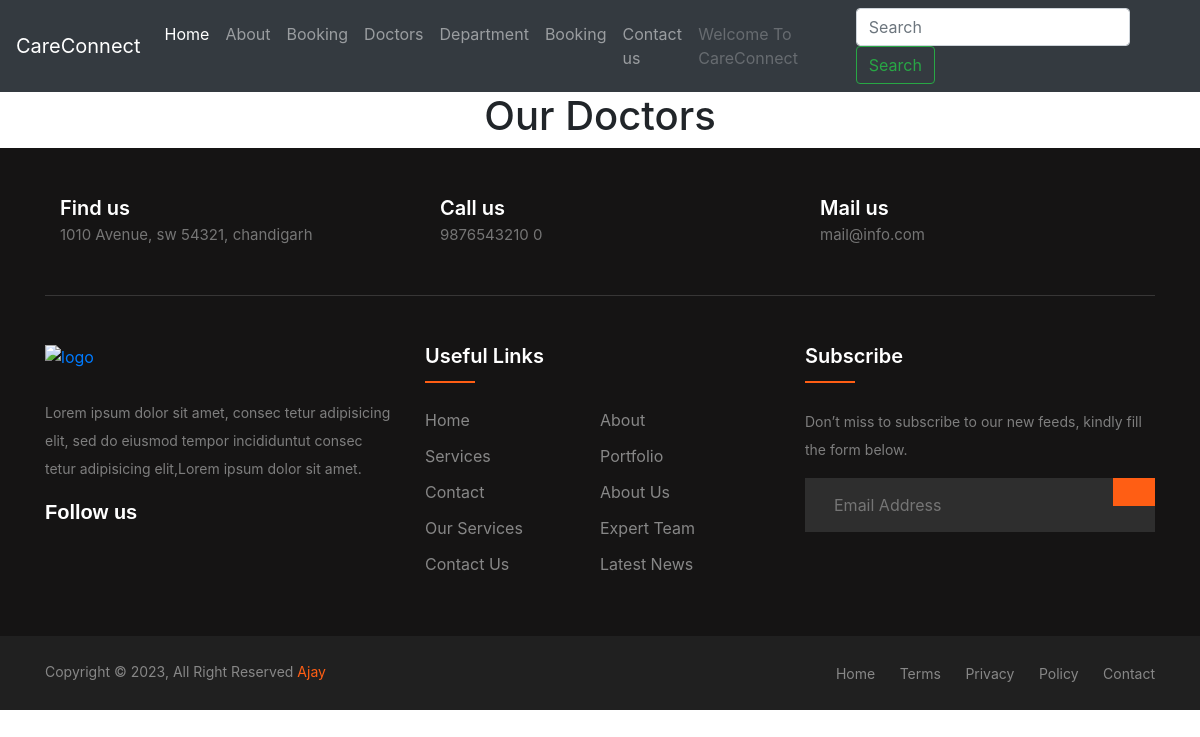
Page /doctors on the earlier database version.
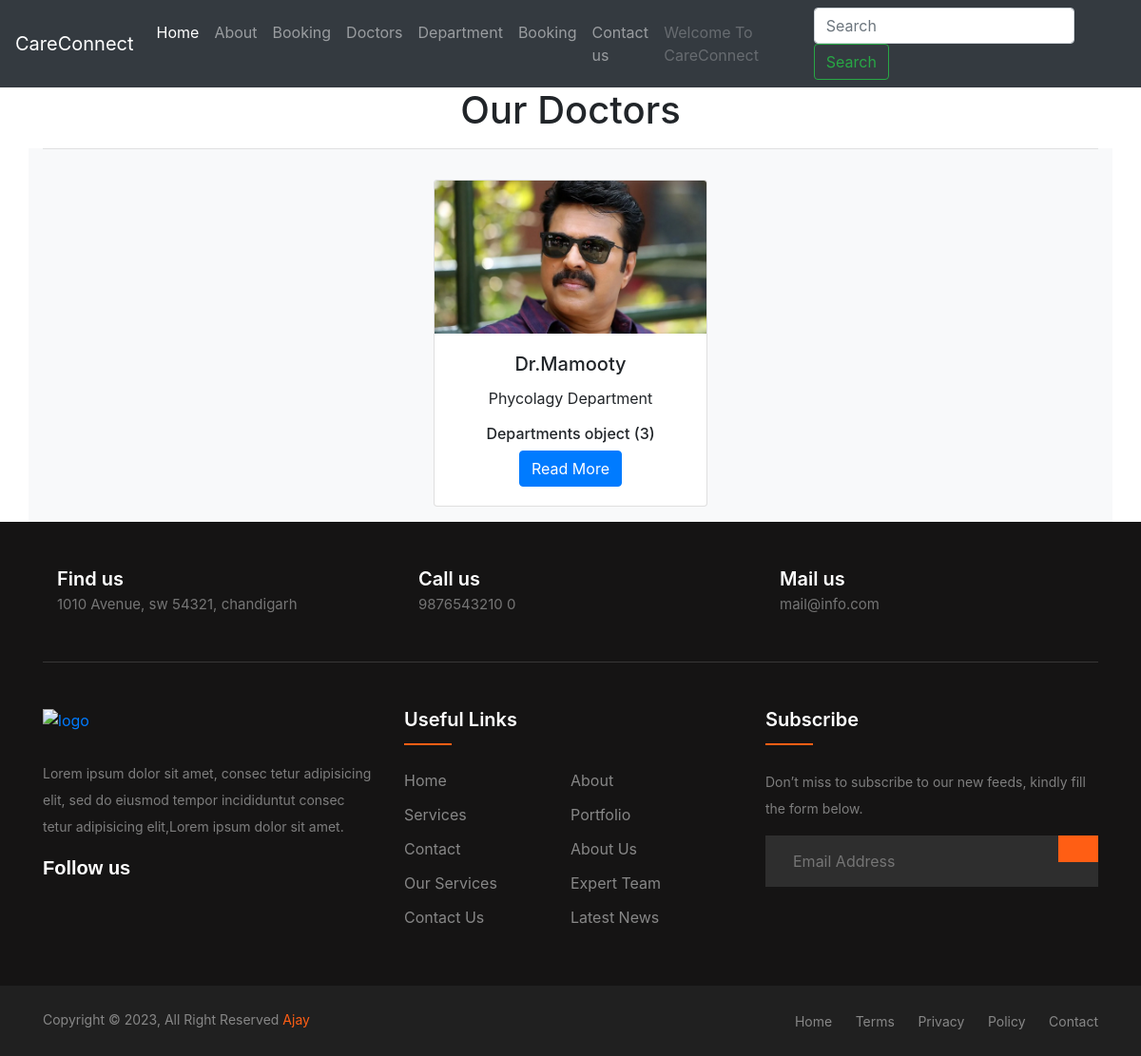
Same page on the later database version.
### home/models.py (models this page shows, shortened)
class Doctors(models.Model):
    doc_name=models.CharField(max_length=100)
    doc_spec=models.CharField(max_length=255)
    dep_name=models.ForeignKey(Departments,on_delete=models.CASCADE)
    doc_image=models.ImageField(upload_to='doctors')

class Departments(models.Model):
    dep_name=models.CharField(max_length=100)
    dep_description=models.TextField()

### home/views.py (the view)
# urls.py: path('doctors',views.doctors,name='doctors'),
def doctors(request):
    dict_docs={
        'doctors':Doctors.objects.all()
    }
    return render(request,'doctors.html',dict_docs)

### templates/doctors.html (shortened to what this page needs)
{% extends 'base.html' %}
{%block content%}
<h1 class="text-center">Our Doctors</h1>
<div class="container text-center bg-light">
    {% for d in doctors %}
    <hr>
    <div class="card text-center mx-3 my-3" style="width: 18rem; display:inline-block">
        <img class="card-img-top" src="{{d.doc_image.url}}" alt="Card image cap">
        <div class="card-body">
          <h5 class="card-title">Dr.{{d.doc_name}}</h5>
          <p class="card-text">{{d.doc_spec}} Department</p>
          <h6>{{d.dep_name}}</h6>
          <a href="#" class="btn btn-primary">Read More</a>
        </div>
      </div>
    {% endfor %}
</div>
{%endblock%}

### templates/base.html (shortened to what this page needs)
{%  load static %}
<!DOCTYPE html>
<html lang="en">
  <head>
    <link rel="stylesheet" href="https://cdn.jsdelivr.net/npm/bootstrap@4.3.1/dist/css/bootstrap.min.css" />
    <link rel="stylesheet" href=" {% static '/css/style.css' %}"">
  </head>
  <body>
    <nav class="navbar navbar-expand-lg navbar-dark bg-dark">
      <a class="navbar-brand" href="{% url 'home' %}">CareConnect</a>
      <div class="collapse navbar-collapse" id="navbarSupportedContent">
        <ul class="navbar-nav mr-auto">
          <li class="nav-item active">
            <a class="nav-link" href="{% url 'home' %}">Home <span class="sr-only">(current)</span></a>
          </li>
          <li class="nav-item">
            <a class="nav-link" href="{% url 'about' %}">About</a>
          </li>
          <li class="nav-item">
            <a class="nav-link" href="{% url 'booking' %}">Booking</a>
          </li>
          <li class="nav-item">
            <a class="nav-link" href="{% url 'doctors' %}">Doctors</a>
          </li>
          <li class="nav-item">
            <a class="nav-link" href="{% url 'department'%}">Department</a>
          </li>
          <li class="nav-item">
            <a class="nav-link" href="{% url 'booking' %}">Booking</a>
          </li>
          <li class="nav-item">
            <a class="nav-link" href="{% url 'contact' %}">Contact us</a>
          </li>
          <li class="nav-item">
            <a class="nav-link disabled" href="#" tabindex="-1" aria-disabled="true">Welcome To CareConnect</a>
          </li>
        </ul>
        <form class="form-inline my-2 my-lg-0">
          <input class="form-control mr-sm-2" type="search" placeholder="Search" aria-label="Search" />
          <button class="btn btn-outline-success my-2 my-sm-0" type="submit">Search</button>
        </form>
      </div>
    </nav>
    {% block content %}
    {% endblock %}
    <footer class="footer-section">
        <div class="container">
            <div class="footer-cta pt-5 pb-5">
                <div class="row">
                    <div class="col-xl-4 col-md-4 mb-30">
                        <div class="single-cta">
                            <div class="cta-text">
                                <h4>Find us</h4>
                                <span>1010 Avenue, sw 54321, chandigarh</span>
                            </div>
                        </div>
                    </div>
                    <div class="col-xl-4 col-md-4 mb-30">
                        <div class="single-cta">
                            <div class="cta-text">
                                <h4>Call us</h4>
                                <span>9876543210 0</span>
                            </div>
                        </div>
                    </div>
                    <div class="col-xl-4 col-md-4 mb-30">
                        <div class="single-cta">
                            <div class="cta-text">
                                <h4>Mail us</h4>
                                <span>mail@info.com</span>
                            </div>
                        </div>
                    </div>
                </div>
            </div>
            <div class="footer-content pt-5 pb-5">
                <div class="row">
                    <div class="col-xl-4 col-lg-4 mb-50">
                        <div class="footer-widget">
                            <div class="footer-logo">
                                <a href=""><img src="https://th.bing.com/th/id/OIP.BJqJrJDzRXweiEaubhg15gAAAA?pid=ImgDet&rs=1" class="img-fluid" alt="logo"></a>
                            </div>
                            <div class="footer-text">
                                <p>Lorem ipsum dolor sit amet, consec tetur adipisicing elit, sed do eiusmod tempor incididuntut consec tetur adipisicing
                                elit,Lorem ipsum dolor sit amet.</p>
                            </div>
                            <div class="footer-social-icon">
                                <span>Follow us</span>
                            </div>
                        </div>
                    </div>
                    <div class="col-xl-4 col-lg-4 col-md-6 mb-30">
                        <div class="footer-widget">
                            <div class="footer-widget-heading">
                                <h3>Useful Links</h3>
                            </div>
                            <ul>
                                <li><a href="#">Home</a></li>
                                <li><a href="#">about</a></li>
                                <li><a href="#">services</a></li>
                                <li><a href="#">portfolio</a></li>
                                <li><a href="#">Contact</a></li>
                                <li><a href="#">About us</a></li>
                                <li><a href="#">Our Services</a></li>
                                <li><a href="#">Expert Team</a></li>
                                <li><a href="#">Contact us</a></li>
                                <li><a href="#">Latest News</a></li>
                            </ul>
                        </div>
                    </div>
                    <div class="col-xl-4 col-lg-4 col-md-6 mb-50">
                        <div class="footer-widget">
                            <div class="footer-widget-heading">
                                <h3>Subscribe</h3>
                            </div>
                            <div class="footer-text mb-25">
                                <p>Don’t miss to subscribe to our new feeds, kindly fill the form below.</p>
                            </div>
                            <div class="subscribe-form">
                                <form action="#">
                                    <input type="text" placeholder="Email Address">
                                    <button></button>
                                </form>
                            </div>
                        </div>
                    </div>
                </div>
            </div>
        </div>
        <div class="copyright-area">
            <div class="container">
                <div class="row">
                    <div class="col-xl-6 col-lg-6 text-center text-lg-left">
                        <div class="copyright-text">
                            <p>Copyright &copy; 2023, All Right Reserved <a href="">Ajay</a></p>
                        </div>
                    </div>
                    <div class="col-xl-6 col-lg-6 d-none d-lg-block text-right">
                        <div class="footer-menu">
                            <ul>
                                <li><a href="#">Home</a></li>
                                <li><a href="#">Terms</a></li>
                                <li><a href="#">Privacy</a></li>
                                <li><a href="#">Policy</a></li>
                                <li><a href="#">Contact</a></li>
                            </ul>
                        </div>
                    </div>
                </div>
            </div>
        </div>
    </footer>
  </body>
</html>

### templates/base.html (style rules this page uses)
ul { margin: 0px; padding: 0px; }
.footer-section { background: #151414; position: relative; }
.footer-cta { border-bottom: 1px solid #373636; }
.cta-text { padding-left: 15px; display: inline-block; }
.cta-text h4 { color: #fff; font-size: 20px; font-weight: 600; margin-bottom: 2px; }
.cta-text span { color: #757575; font-size: 15px; }
.footer-content { position: relative; z-index: 2; }
.footer-logo { margin-bottom: 30px; }
.footer-logo img { max-width: 200px; }
.footer-text p { margin-bottom: 14px; font-size: 14px; color: #7e7e7e; line-height: 28px; }
.footer-social-icon span { color: #fff; display: block; font-size: 20px; font-weight: 700; font-family: 'Poppins', sans-serif; margin-bottom: 20px; }
.footer-widget-heading h3 { color: #fff; font-size: 20px; font-weight: 600; margin-bottom: 40px; position: relative; }
.footer-widget-heading h3::before { content: ""; position: absolute; left: 0; bottom: -15px; height: 2px; width: 50px; background: #ff5e14; }
.footer-widget ul li { display: inline-block; float: left; width: 50%; margin-bottom: 12px; }
.footer-widget ul li a { color: #878787; text-transform: capitalize; }
.subscribe-form { position: relative; overflow: hidden; }
.subscribe-form input { width: 100%; padding: 14px 28px; background: #2E2E2E; border: 1px solid #2E2E2E; color: #fff; }
.subscribe-form button { position: absolute; right: 0; background: #ff5e14; padding: 13px 20px; border: 1px solid #ff5e14; top: 0; }
.copyright-area { background: #202020; padding: 25px 0; }
.copyright-text p { margin: 0; font-size: 14px; color: #878787; }
.copyright-text p a { color: #ff5e14; }
.footer-menu li { display: inline-block; margin-left: 20px; }
.footer-menu li a { font-size: 14px; color: #878787; }

Differences in the rows shown:
added Doctors: doc_image (picture), doc_name "Mamooty", doc_spec "Phycolagy", dep_name "Departments object (3)"
